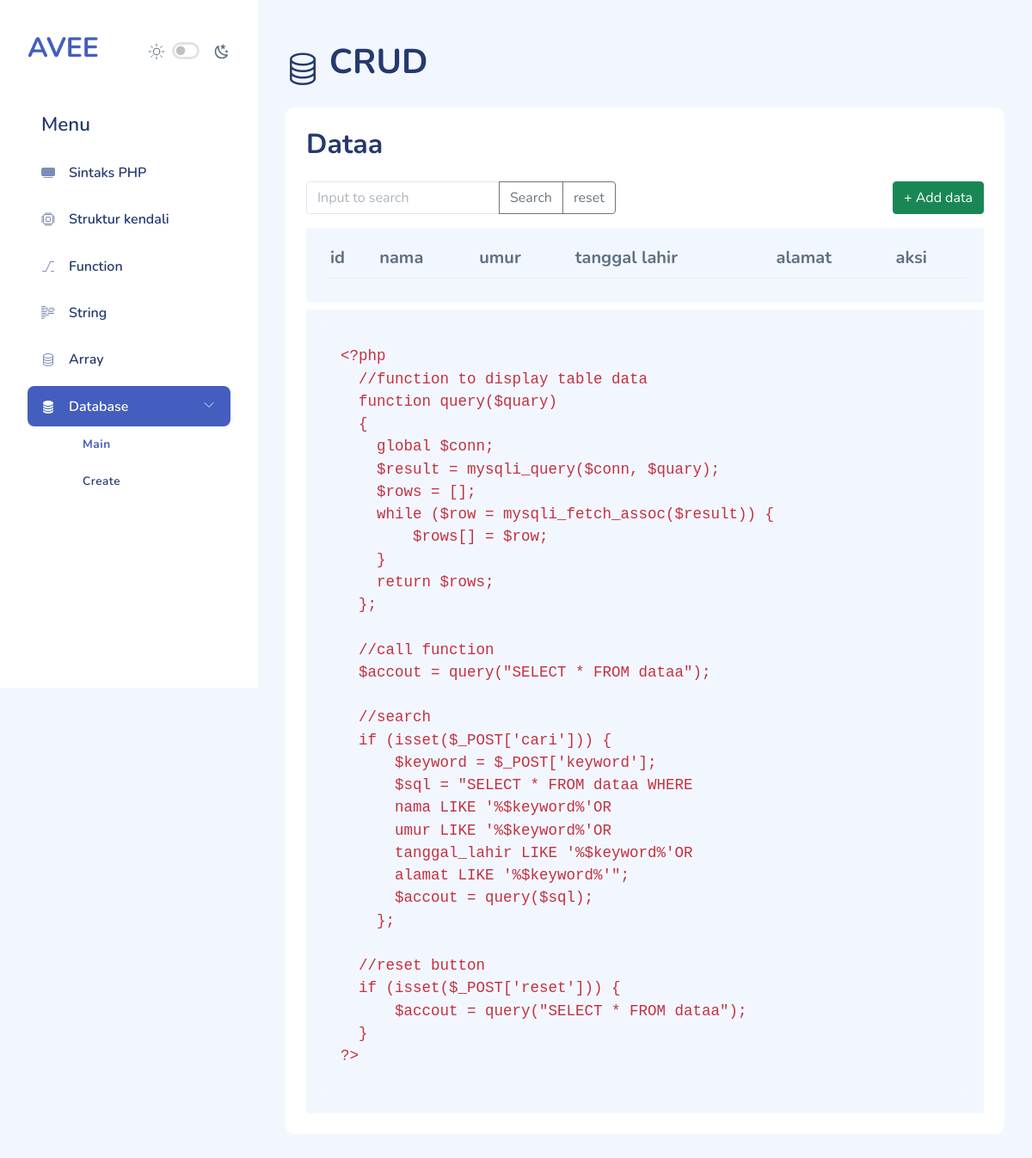
/crud/index.php, run on an earlier commit of the app's database.
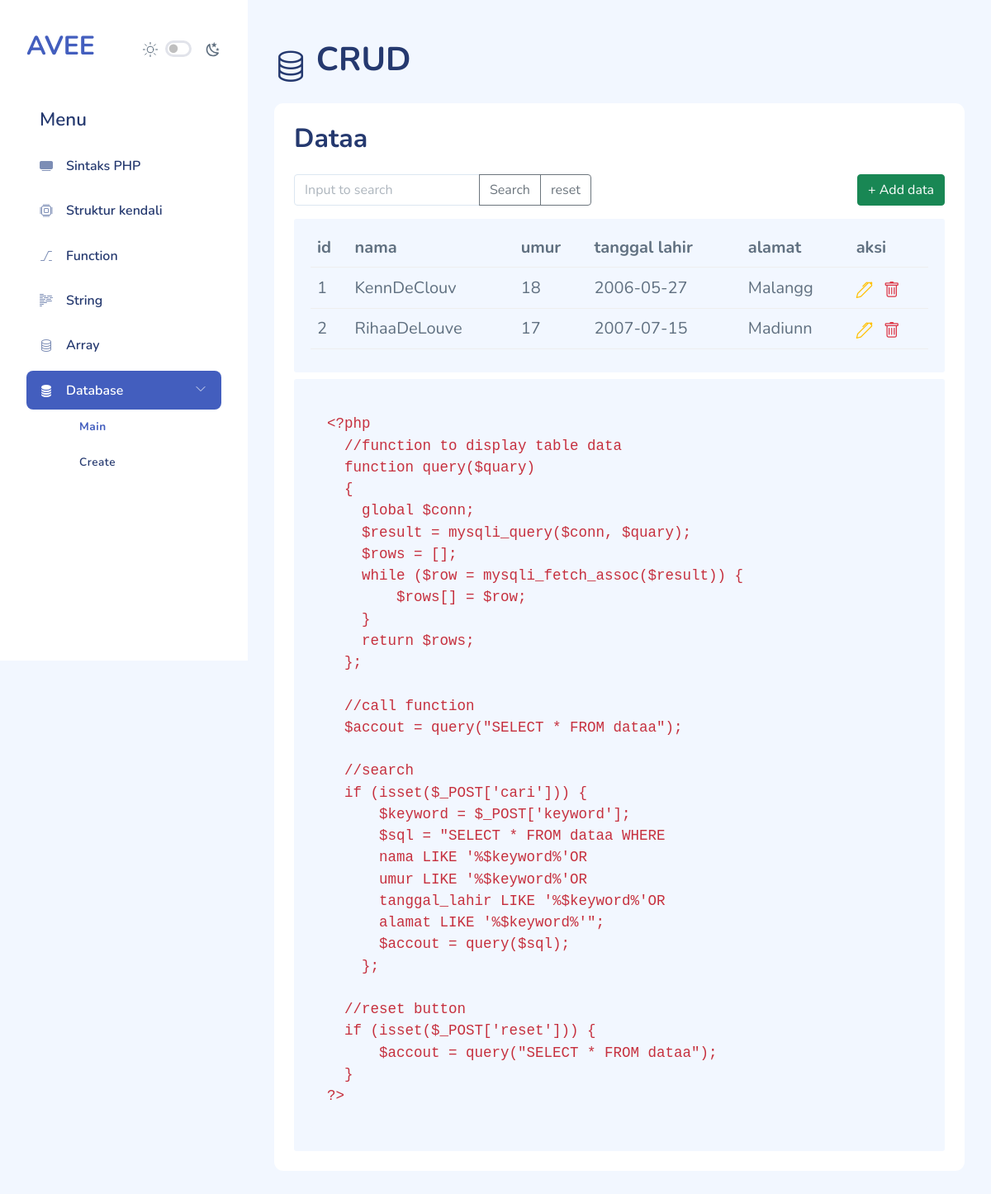
And on a later commit of the database.
### tables this page shows
CREATE TABLE `dataa` (
  `id` int(11) NOT NULL,
  `nama` varchar(100) DEFAULT NULL,
  `umur` int(10) NOT NULL,
  `tanggal_lahir` date DEFAULT NULL,
  `alamat` varchar(100) NOT NULL
);

### functions.php (called while the page is built)
<?php
require 'conn.php';
function query($quary)
{
    global $conn;
    $result = mysqli_query($conn, $quary);
    $rows = [];
    while ($row = mysqli_fetch_assoc($result)) {
        $rows[] = $row;
    }
    return $rows;
}

### crud/index.php (the view, shortened to what this page needs)
<!DOCTYPE html>
<html lang="en">
<head>
    <link rel="stylesheet" href="../assets/compiled/css/app.css" />
    <link rel="stylesheet" href="../assets/compiled/css/app-dark.css" />
    <link rel="stylesheet" href="../assets/compiled/css/iconly.css" />
    <link rel="stylesheet" href="../assets/compiled/css/copy-button.css" />
</head>
<body>
    <div id="app">
        <div id="sidebar">
            <div class="sidebar-wrapper active">
                <div class="sidebar-header position-relative">
                    <div class="d-flex justify-content-between align-items-center">
                        <div class="logo">
                            <a href="${home}">AVEE</a>
                        </div>
                        <div class="theme-toggle d-flex gap-2 align-items-center mt-2">
                            <div class="form-check form-switch fs-6">
                                <input class="form-check-input me-0" type="checkbox" id="toggle-dark"
                                    style="cursor: pointer" />
                            </div>
                        </div>
                    </div>
                </div>
                <div class="sidebar-menu">
                    <ul class="menu">
                        <li class="sidebar-title">Menu</li>
                        <li class="sidebar-item">
                            <a href="../#sintaks" class="sidebar-link">
                                <i class="bi bi-tv-fill"></i>
                                <span>Sintaks PHP</span>
                            </a>
                        </li>
                        <li class="sidebar-item">
                            <a href="../#struktur" class="sidebar-link">
                                <i class="bi bi-cpu"></i>
                                <span>Struktur kendali</span>
                            </a>
                        </li>
                        <li class="sidebar-item">
                            <a href="../#function" class="sidebar-link">
                                <i class="bi bi-alt"></i>
                                <span>Function</span>
                            </a>
                        </li>
                        <li class="sidebar-item">
                            <a href="../#string" class="sidebar-link">
                                <i class="bi bi-body-text"></i>
                                <span>String</span>
                            </a>
                        </li>
                        <li class="sidebar-item">
                            <a href="../#array" class="sidebar-link">
                                <i class="bi bi-database"></i>
                                <span>Array</span>
                            </a>
                        </li>
                        <li class="sidebar-item has-sub active" id="Form Validation">
                            <a href="#" class="sidebar-link">
                                <i class="bi bi-database-fill"></i>
                                <span>Database</span>
                            </a>
                            <ul class="submenu">
                                <li class="submenu-item active">
                                    <a href="crud" class="submenu-link">Main</a>
                                </li>
                                <li class="submenu-item">
                                    <a href="./create.php" class="submenu-link">Create</a>
                                </li>
                            </ul>
                        </li>
                    </ul>
                </div>
            </div>
        </div>
        <div id="main">
            <h1 class="mb-0" id="array"><i class="bi bi-database"></i> CRUD</h1>
            <div class="card mt-4">
                <div class="card-body fs-5">
                    <div>
                        <?php
                        require '../functions.php';
                        ?>
                        <h2>Dataa</h2>
                        <div class="d-flex justify-content-between mt-4">
                            <form action="" method="POST">
                                <div class="input-group">
                                    <input type="text" class="form-control" placeholder="Input to search"
                                        name="keyword">
                                    <button class="btn btn-outline-secondary" type="submit" name="cari">Search</button>
                                    <button class="btn btn-outline-secondary" type="submit" name="reset">reset</button>
                                </div>
                            </form>
                            <a href="create.php" class="btn btn-success">+ Add data</a>
                        </div>
                        <?php
                        $accout = query("SELECT * FROM dataa");
                        ?>
                        <div class="highlight mt-3">
                            <table class="table">
                                <tr>
                                    <th>id</th>
                                    <th>nama</th>
                                    <th>umur</th>
                                    <th>tanggal lahir</th>
                                    <th>alamat</th>
                                    <th>aksi</th>
                                </tr>
                                <?php foreach ($accout as $acc): ?>
                                    <tr>
                                        <td><?= $acc["id"] ?></td>
                                        <td><?= $acc["nama"] ?></td>
                                        <td><?= $acc["umur"] ?></td>
                                        <td><?= $acc["tanggal_lahir"] ?></td>
                                        <td><?= $acc["alamat"] ?></td>
                                        <td>
                                            <a href="update.php?id=<?= $acc["id"] ?>"><i
                                                    class="bi bi-pen me-2 text-warning"></i></a>
                                            <a href="delete.php?id=<?= $acc["id"] ?>"><i
                                                    class="bi bi-trash text-danger"></i></a>
                                        </td>
                                    </tr>
                                <?php endforeach; ?>
                            </table>
                        </div>
                        <div class="highlight mt-2">
                            <div class="bd-code-snippet">
                                <div class="highlight">
                                    <pre tabindex="0" class="chroma"><code class="language-css" data-lang="php"><span class="line"><span class="cl"><span class="nt">&lt;?php</span></span></span>
  <span class="line"><span class="cl"><span class="nt">//function to display table data
  function query($quary)
  {
    global $conn;
    $result = mysqli_query($conn, $quary);
    $rows = [];
    while ($row = mysqli_fetch_assoc($result)) {
        $rows[] = $row;
    }
    return $rows;
  };
  //call function
  $accout = query("SELECT * FROM dataa");
  //search
  if (isset($_POST['cari'])) {
      $keyword = $_POST['keyword'];
      $sql = "SELECT * FROM dataa WHERE
      nama LIKE '%$keyword%'OR
      umur LIKE '%$keyword%'OR
      tanggal_lahir LIKE '%$keyword%'OR
      alamat LIKE '%$keyword%'";
      $accout = query($sql);
    };
  //reset button
  if (isset($_POST['reset'])) {
      $accout = query("SELECT * FROM dataa");
  }</span></span></span>
<span class="line"><span class="cl"><span class="nt">?&gt;</span></span></span></code></pre>
                                </div>
                            </div>
                        </div>
                    </div>
                </div>
            </div>
        </div>
    </div>
</body>
</html>

### assets/compiled/css/copy-button.css (style rules this page uses)
:root { --bs-breakpoint-xs: 0; --bs-breakpoint-sm: 576px; --bs-breakpoint-md: 768px; --bs-breakpoint-lg: 992px; --bs-breakpoint-xl: 1200px; --bs-breakpoint-xxl: 1400px }
:root,[data-bs-theme="light"] { --bd-purple: #4c0bce; --bd-violet: #712cf9; --bd-accent: #ffe484; --bd-violet-rgb: 112.520718,44.062154,249.437846; --bd-accent-rgb: 255,228,132; --bd-pink-rgb: 214,51,132; --bd-teal-rgb: 32,201,151; --bd-violet-bg: var(--bd-violet); --bd-toc-color: var(--bd-violet); --bd-sidebar-link-bg: rgba(var(--bd-violet-rgb), .1); --bd-callout-link: 10,88,202; --bd-callout-code-color: #ab296a; --bd-pre-bg: var(--bs-tertiary-bg) }
:root { --docsearch-primary-color: var(--bd-violet); --docsearch-logo-color: var(--bd-violet) }
.bi { width: 1em; height: 1em; vertical-align: -.125em; fill: currentcolor }
.bd-code-snippet { margin: 0 -1.5rem 1rem; border-radius: 1rem !important; }
@media (min-width: 768px) { .bd-code-snippet { margin-right:0; margin-left: 0; border-radius: .7rem; } }
.highlight { position: relative; padding: 0.75rem 1.5rem; background-color: var(--bs-body-bg); }
@media (min-width: 768px) { .highlight { padding:.75rem 1.25rem; border-radius: calc(var(--bs-border-radius) - 1px) } }
@media (min-width: 992px) { .highlight pre { margin-right:1.875rem } }
.highlight pre { padding: .25rem 0 .875rem; margin-top: .8125rem; margin-bottom: 0; overflow: overlay; white-space: pre; background-color: transparent; border: 0 }
.highlight pre code { font-size: inherit; color: var(--bs-body-color); word-wrap: normal }
:root,[data-bs-theme="light"] { --base02: #c8c8fa; --base03: #565c64; --base04: #666; --base05: #333; --base06: #fff; --base07: #13795b; --base08: #c6303e; --base09: #087990; --base0A: #6f42c1; --base0B: #084298; --base0C: #084298; --base0D: #6f42c1; --base0E: #ab296a; --base0F: #333 }
.nt { color: var(--base08) }

What changed in the data, as far as the page shows it:
added dataa: id "1", nama "KennDeClouv", umur "18", tanggal_lahir "2006-05-27", alamat "Malangg"
added dataa: id "2", nama "RihaaDeLouve", umur "17", tanggal_lahir "2007-07-15", alamat "Madiunn"
